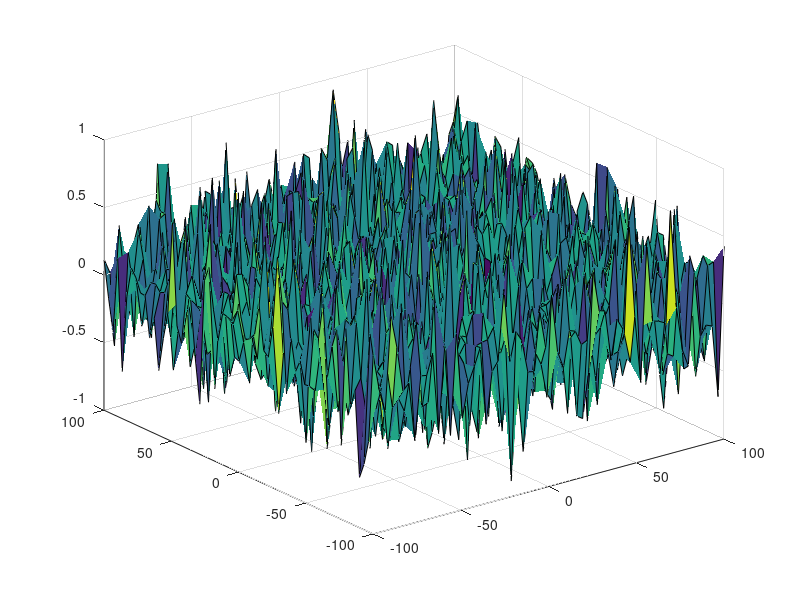

The MATLAB source for this figure:
%% scattered
% X, Y, and Z are the grid points we will use to interpolate with

rng(42,"twister") % for reproducibility
x_scattered = -100+(100+100).*rand(60,60);
y_scattered = -100+(100+100).*rand(60,60);

smooth_function = @(X,Y) cos(pi*X) .* sin(pi*Y);
x_range = linspace(-100,100,60);
y_range = linspace(-100,100,60);
[X,Y] = meshgrid(x_range,y_range);
Z = smooth_function(X,Y);

results = interp2(X,Y,Z,x_scattered,y_scattered);
figure(1);
title("Results of interpolating on random data points")
surf(X,Y,results)
